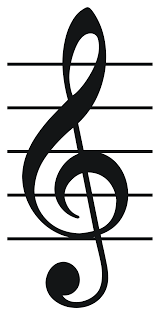
#> input picture clef.png, 160 x 315 px
$ python music_diagram.py
#> lines starting #> are read from the running program, lines starting #| are printed output that depends on the picture
import matplotlib.pyplot as plt
from matplotlib import use
#use('WebAgg')
import numpy as np
import matplotlib.image as mpimg
from music_theory import all_notes

# Mapping of musical notes to y-axis positions (approximate for a staff)
note_positions = {key: value[1] for key, value in all_notes.items()}

def draw_music_diagram(notes, clef_image_path):
#> called with clef_image_path = 'clef.png'
    sharp = False
    fig, ax = plt.subplots(figsize=(6, 3))
    diagram_length = 10
    # Draw staff lines
    for i in range(5):
        ax.hlines(y=i, xmin=0.5, xmax=1+diagram_length, color='black', linewidth=1.8)

    # Load and display treble clef image
    clef_img = mpimg.imread(clef_image_path)
#> clef_img is the input picture: shape (315, 160, 4) float32; mean R, G, B, A 0.796, 0.798, 0.798, 1
    ax.imshow(clef_img, aspect='auto', extent=[-0.8, 0.6, -1.74, 5.44])  # Adjust position and size

    # Plot quarter notes at discrete x positions
    x_positions = np.linspace(1, len(notes), len(notes))
    note_size = 125  # Adjusted for proper size relative to staff
    for x_o, note in zip(x_positions, notes):
        if note in note_positions:
            y = note_positions[note]
            if len(notes)==1:
                x = 1
            else:
                x = 1+ (x_o-1)*diagram_length/(len(notes)-1)*0.35

            if 'b' in note:
                if sharp:
                    y = y-0.5
                    ax.text(x - 0.28, y-0.2, '#', fontsize=25, ha='center', va='center', color='black')
                else:
                    ax.text(x - 0.2, y, '♭', fontsize=20, ha='center', va='center', color='black')

            ax.scatter(x, y, color='black', s=note_size, marker='o')  # Larger note head
            ax.plot([x + 0.13, x + 0.13], [y, y + 3], color='black', linewidth=1.5)  # Adjusted Stem
            if y < -0.5:
                for i in range(3):
                    helper_line_y = -i-1
                    if helper_line_y >= y:
                        ax.plot([x - 0.25, x + 0.25], [helper_line_y, helper_line_y], color='black', linewidth=1.8)  # Adjusted Stem
            if y > 4.5:
                for i in range(2):
                    helper_line_y = 5+i
                    if helper_line_y <= y:
                        ax.plot([x - 0.25, x + 0.25], [helper_line_y, helper_line_y], color='black', linewidth=1.8)  # Adjusted Stem

    # Formatting
    #ax.set_xticks(range(1, len(notes) + 1))
    ax.set_xticks([])
    ax.set_yticks([])
    ax.set_xlim(-1, 5.5)  # Adjusted to make space for clef
    ax.set_ylim(-6, 8)
    ax.set_frame_on(False)
    ax.set_xticklabels([])

    return fig

# Define notes
notes = ["C3", "Db3", "F4","F2"]
clef_image_path = "clef.png"  # Path to uploaded clef image

# Plot the music diagram
fig = draw_music_diagram(notes, clef_image_path)
plt.show()
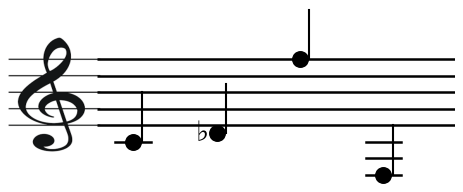
#> figure drawn by matplotlib, 1 panel

$ run again, with chords_interface.png copied over clef.png
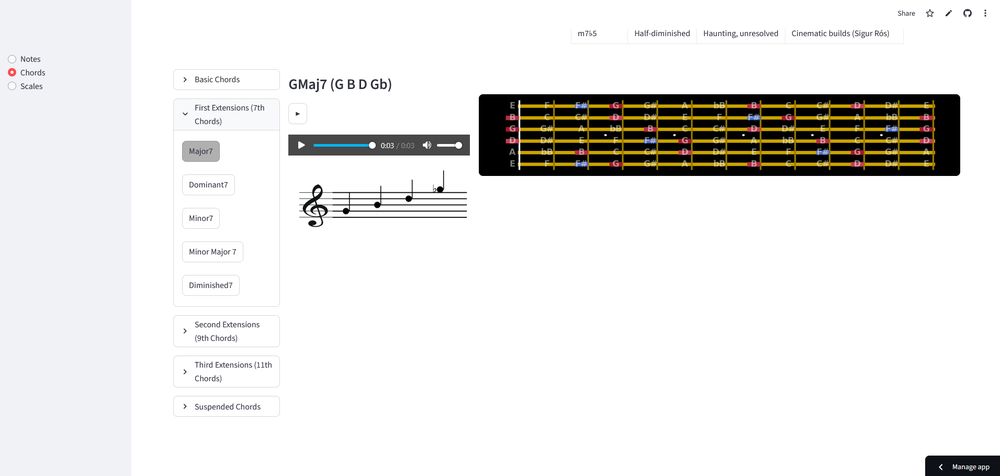
#> input picture chords_interface.png, 1000 x 476 px, shrunk from 1911 x 909 before the run
#> in draw_music_diagram, clef_img is the input picture: shape (476, 1000, 4) float32; mean R, G, B, A 0.911, 0.908, 0.901, 1
#> `plt.show()`:
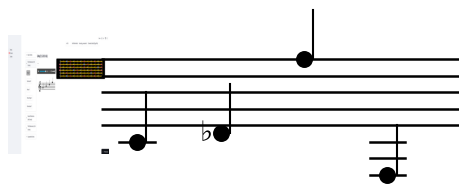
#> figure drawn by matplotlib, 1 panel

$ run again, with extended_mood_table.png copied over clef.png
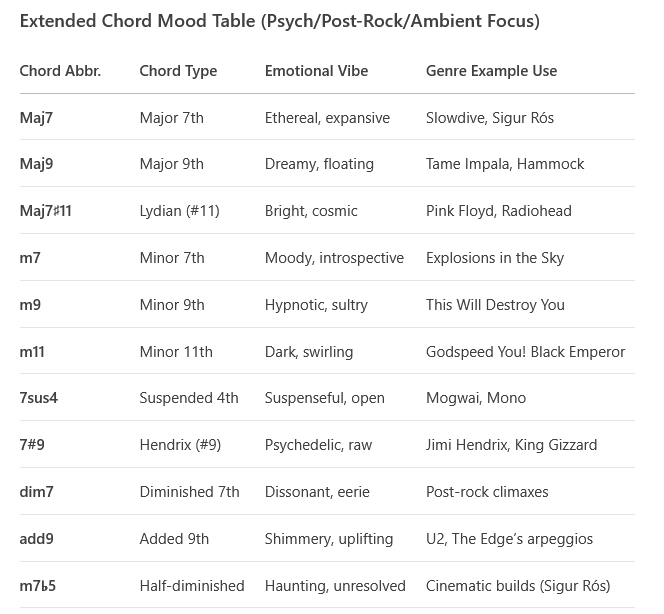
#> input picture extended_mood_table.png, 664 x 614 px
#> in draw_music_diagram, clef_img is the input picture: shape (614, 664, 4) float32; mean R, G, B, A 0.967, 0.967, 0.967, 1
#> `plt.show()`:
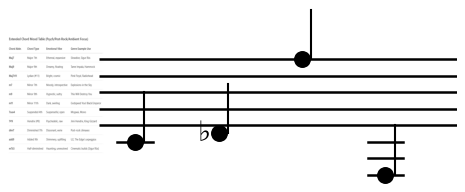
#> figure drawn by matplotlib, 1 panel

$ run again, with mood_table.png copied over clef.png
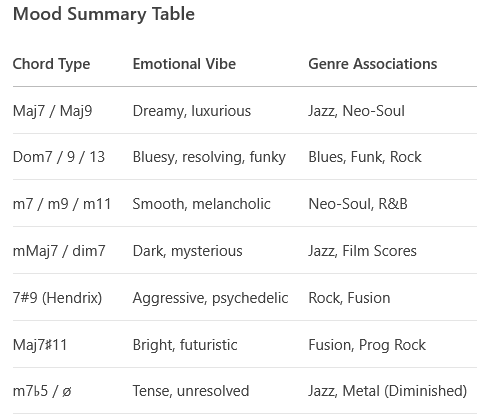
#> input picture mood_table.png, 480 x 419 px
#> in draw_music_diagram, clef_img is the input picture: shape (419, 480, 4) float32; mean R, G, B, A 0.966, 0.966, 0.966, 1
#> `plt.show()`:
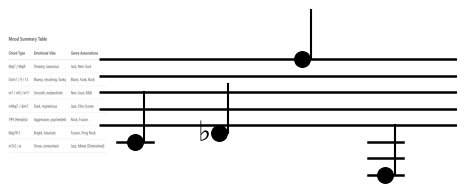
#> figure drawn by matplotlib, 1 panel
